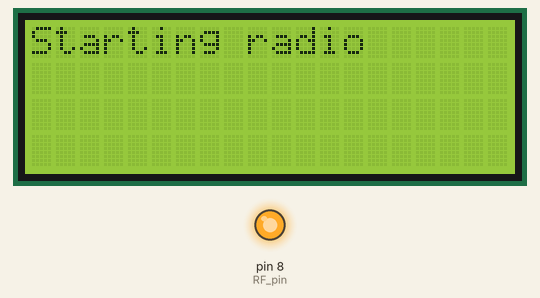
Recording of a sketch running on a simulated Arduino Uno, built with avr-gcc and run on an emulated ATmega328P. On the bench: 20×4 character LCD, output pins drawn as LEDs (lit = HIGH). What the sketch prints to the serial monitor is not drawn.

Above: at 0.6 s.
At 2.2 s:
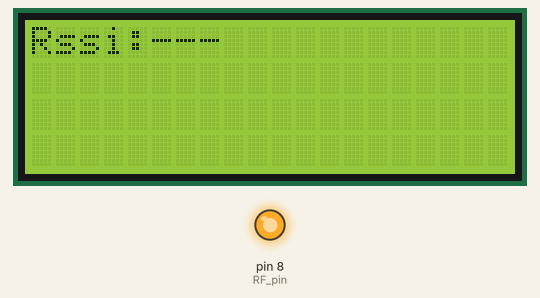
At 10.2 s:
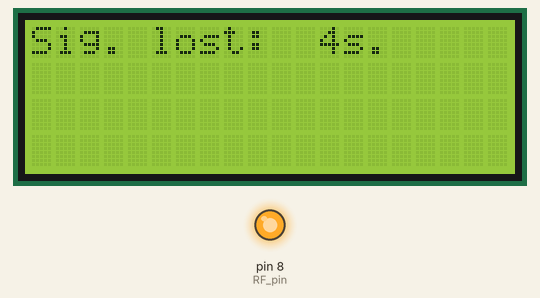
At 21.6 s:
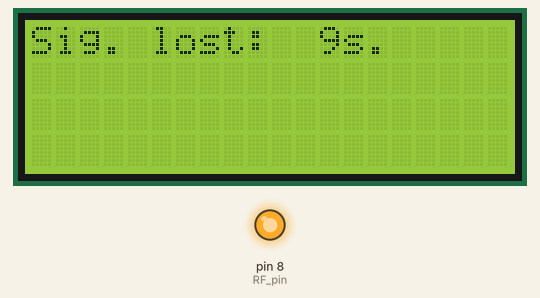
At 28.5 s:
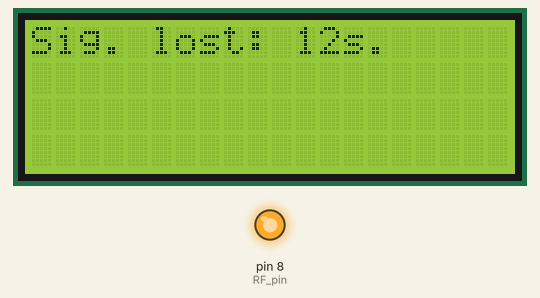
At 37.6 s:
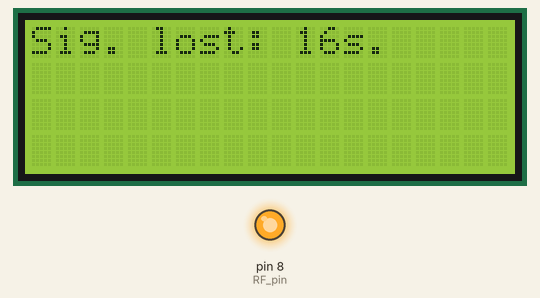

Measured:
- what the display in image 1 shows lasts 5.7 s, from 2.1 s to 7.8 s
- what the display in image 2 shows lasts 2.3 s, from 10.1 s to 12.4 s

The sketch:

CisecoRangeTester.ino
```cpp
// (licence header left out)
#define DISPLAY_ROWS            4
#define DISPLAY_COLUMNS         20

////////////////////////////////////////////////////////////
//     I2C Liquid Crystal LCD Screen stuff
//
// This sketch uses F Malpartida's NewLiquidCrystal library.
// Obtain from:
// https://bitbucket.org/fmalpartida/new-liquidcrystal
//
////////////////////////////////////////////////////////////
#include <Wire.h>
#include <LCD.h>
#include <LiquidCrystal_I2C.h>

// Default SainSmart I2C display address is 0x3F. If you are not sure use I2cScanner
// to find the address of your own display: http://playground.arduino.cc/Main/I2cScanner

#define DISPLAY_I2C_ADDR        0x3F

// Following constants describe PCF8574 I2C IO expander wiring to the LCD display.
// DO NOT MODIFY unless you know what you are doing!
#define BACKLIGHT_PIN     3
#define En_pin  2
#define Rw_pin  1
#define Rs_pin  0
#define D4_pin  4
#define D5_pin  5
#define D6_pin  6
#define D7_pin  7

LiquidCrystal_I2C lcd(DISPLAY_I2C_ADDR,En_pin,Rw_pin,Rs_pin,D4_pin,D5_pin,D6_pin,D7_pin);
////////////////////////////////////////////////////////////
//     End of I2C Liquid Crystal LCD Screen stuff
////////////////////////////////////////////////////////////


// Debug output is being written into software serial port on pin 4 (RX) and 5 (TX)
// where I have a common HC-05 Bluetooth module connected:
// http://www.ebay.at/itm/Serial-HC05-Wireless-Bluetooth-Transceiver-HostSlave-integration-CP06011-H24-/271513590642
//
// Comment label #DEBUG to remove all debugging output
#define DEBUG

////////////////////////////////////////////////////////////
/////////      BLUETOOTH LOGGER                  ///////////
////////////////////////////////////////////////////////////
#ifdef DEBUG
  #include <SoftwareSerial.h>
  #include"StreamLogger.h"
  // Software serial port speed.
  #define SS_SPEED 115200
  SoftwareSerial __btSerial( /*RX*/ 4  , /*TX*/ 5  ) ;

  // StreamLogger is a singleton class, access to its instance must be over a pointer.
  // More on singletons is on Wikipedia: http://en.wikipedia.org/wiki/Singleton_pattern
  StreamLogger *logger ;
#endif


// Ciseco RF module settings
#define RF_pin               8
#define SERIAL_PORT_SPEED    115200

// Received packet buffer
const int rf_buff_size = 48 ;
char rf_buff[rf_buff_size] ;
char *rf_buff_beg ;
char *rf_buff_end ;
// SRF/XRF RSSI monitor packets are 12 characters long, so ideal read block size is 12
const int rf_read_block_size = 12 ;

// Array to count average RSSI
const int avg_buff_size = 20 ;
int avg_rssi_buff[avg_buff_size] ;
int avg_buff_pos = 0 ;
int cnt = 0 ;
long avg_sum = 0 ;

// Received packet buffer
const int bar_size = 16 ;
char bar[bar_size +1] ;

// Print buffer
char buffer [32] ;

long rssi ;

// Lost packets counter
int lost = 0 ;

////////////////////////////////////////////////////////////
/////////           S E T U P                    ///////////
////////////////////////////////////////////////////////////

void setup()
{
  for ( int i = 0 ; i < avg_buff_size ; i++ ) {
    avg_rssi_buff[i] = NULL ;               // reset array of last measured rssi values
  }
  bar[bar_size] = 0 ;                        // string 0 termination character

  rf_buff_beg = rf_buff_end = rf_buff ;

  Serial.begin( SERIAL_PORT_SPEED );         // start the serial port at 115200 baud (correct for XinoRF and RFu, if using XRF + Arduino you might need 9600)
  // This check is only needed on the Leonardo:
  while (!Serial) {
    ; // Wait for serial port to connect. Needed for Leonardo only
  }
  Serial.print("Serial initialized "); Serial.println( SERIAL_PORT_SPEED );

  // DEBUG over Bluetooth stuff
#ifdef DEBUG
  logger = StreamLogger::getInstance() ;
  __btSerial.begin( SS_SPEED ) ;
  logger->setStream ( &__btSerial ) ;
  logger->println ( "Bluetooth initialized" ) ;
#endif

  lcd.begin (DISPLAY_COLUMNS , DISPLAY_ROWS ) ;    //  Initialize LCD screen
  // Switch on the backlight
  lcd.setBacklightPin(BACKLIGHT_PIN,POSITIVE);
  lcd.setBacklight(HIGH);
  lcd.home (); // go home

  lcd.setCursor (0,0);
  lcd.print("Starting radio");
  delay( 500 ) ;

  pinMode(RF_pin, OUTPUT);              // initialize pin 8 to control the radio
  digitalWrite(RF_pin, HIGH);           // Enable Radio
  delay( 500 ) ;

  Serial.flush();
}

////////////////////////////////////////////////////////////
/////////           L O O P                      ///////////
////////////////////////////////////////////////////////////


void loop()
{
  Serial.print( "aMMRSSI-----" ) ;
  int found = false ;
  do {
    if ( findPacketBegining ( "aSSRSSIS-" ) == NULL ) {                      // Read expected packet prefix "aSSRSSIS-"
#ifdef DEBUG
    logger->println() ;
#endif
      break ;
    } // if found packet prefix

    // Read RSSI value
    if ( rf_buff_end - rf_buff_beg < 3 ) {
      if ( readRf ( 3 ) < 3 ) {
        break ;
      }
    }
    // Reset number of lost packets in row counter
    lost = 0 ;

    char atol_buff[4] ;                                   // prepare NULL terminated buffer for atol
    atol_buff[3] = 0;
    memcpy(atol_buff , rf_buff_beg , 3 * sizeof(char) ) ;
    rssi = atol( atol_buff ) ;                          // Packet example: aSSRSSIS-047 - RSSI value starts on index 9 of the buffer */
    rf_buff_beg += 3 ;
    found = true ;
    avg_rssi_buff[avg_buff_pos++] = rssi ;

    // Count average RSSI
    cnt = 0 ;
    avg_sum = 0 ;
    for ( int i = 0 ; i <  avg_buff_size ; i++ ) {
      if ( avg_rssi_buff[i] == NULL ) {
        continue ;
      }
      cnt++ ;
      avg_sum += avg_rssi_buff[i] ;
    } // for
  } while ( false ) ;

  // IF not found
  if ( !found ) {
    lost++ ;
    avg_rssi_buff[avg_buff_pos++] = NULL ;
  }

#ifdef DEBUG
  // Print average RSSI array to console
//  for ( int i = 0 ; i <  avg_buff_size ; i++ ) {
//    sprintf( buffer , "%2i, " , avg_rssi_buff[i] ) ;
//    logger->print( buffer ) ;
//  } // for
//  logger->println() ;
#endif

  // Print RSSI, Average RSSI
  if ( lost == 0 ) {
    if (cnt > (avg_buff_size / 2) ) {
      sprintf( buffer , "Rssi:%3ld Avg:%3ld" , rssi , avg_sum / cnt ) ;
    } else {
      sprintf( buffer , "Rssi:%3ld        " , rssi ) ;
    }
  } else if ( lost < 6) {
    if (cnt > (avg_buff_size / 2) ) {
      sprintf( buffer , "Rssi:--- Avg:%3ld" , avg_sum / cnt ) ;
    } else {
      sprintf( buffer , "Rssi:---         " ) ;
    }
  } else {
    sprintf( buffer , "Sig. lost:%3ds. " , lost / 2 > 999 ? 999 : lost / 2 ) ;
  }
  lcd.setCursor ( 0 , 0 ) ;
  lcd.print( buffer ) ;

  // Render received packet bar
  // j is index through packet bar from 0 to its end
  // i is index through average rssi array, it is going from current position backwards
  for ( int j = 0 , i = (avg_buff_pos - 1) ; (j < bar_size) && (i != avg_buff_pos) ; j++ , i-- ) {
    if ( i <= 0 ) {                    // When i points to first average RSSI array element (index zero), change it to the last one
     i = avg_buff_size - 1 ;
    }

    if( avg_rssi_buff[i] == NULL ) {
      bar[j] = ' ' ;
    } else {
      bar[j] = '-' ;
    }

  } // for

  // Print signal bar
  lcd.setCursor ( 0 , 1 ) ;
  lcd.print( bar ) ;

  if ( avg_buff_pos == avg_buff_size ) {
    avg_buff_pos = 0 ;
  }

  delay (100) ;
}


// When the prefix found, function returns a pointer to a character right after
// the last character of the prefix, otherwise it returns null.
//
// Function reads data in blocks, so it is possible that there are some unprocessed
// data left at the end of rf_buff.
char* findPacketBegining ( const char *prefix ) {

  int prefixLen = strlen ( prefix ) ;

  //rf_buff_beg = rf_buff_end = rf_buff ;

  if ( prefixLen > rf_buff_size ) {
    return NULL ;
  }

  // TODO - add some meaningful exit condition
  for ( int j = 0 ; j < prefixLen * 2 ; j++  ) {
      int available_data_len = rf_buff_end - rf_buff_beg ;

    // TODO - Move this to the readRf
    // When length of available data in rf_buff in less then prefixLen, try to read additional data from radio
    // It attempts to read data 1 time(s), then the function returns -2.
    // Between retry reads it waits 10ms
    for ( int i = 0 ; (i < 1) && (prefixLen > available_data_len) ; i++) {
      available_data_len = readRf ( prefixLen  - available_data_len ) ;
      if ( prefixLen > available_data_len ) {
#ifdef DEBUG
        logger->println( "Retrying read" ) ;
#endif
        delay ( 10 ) ;
      }
    }

    if ( prefixLen > available_data_len ) {
      return NULL ;
    }

    if ( strncmp ( prefix , rf_buff_beg , prefixLen ) == 0 ) {
      return rf_buff_beg += prefixLen ;
    }
    rf_buff_beg++ ;
  } // for

  return NULL ;
}

void lShiftRfBuff() {

  char *i ;
  for ( i = rf_buff ; rf_buff_beg < rf_buff_end ; i++ , rf_buff_beg++ ){
    *i = *rf_buff_beg ;
  }
  rf_buff_end = i ;
  rf_buff_beg = rf_buff ;

#ifdef DEBUG
      logger->println() ;
#endif

}

int readRf( int bytes ) {

  // Count amount of blocks to read
  int to_read_bytes = bytes / rf_read_block_size ;
  to_read_bytes += bytes % rf_read_block_size == 0 ? 0 : 1 ;
  // Multiply number of blocks by block size
  to_read_bytes *= rf_read_block_size ;

  // Check if there is enough space left at the end of buffer
  if ( (rf_buff + rf_buff_size) - rf_buff_end  < to_read_bytes ) {
    // If not shift valid data in buffer to left
    lShiftRfBuff() ;

    // Check if there is enough space left after the left shift
    if ( (rf_buff + rf_buff_size) - rf_buff_end  < to_read_bytes ) {
      // Out of buffer ;
#ifdef DEBUG
      sprintf( buffer , "\nBuffer[%i] is too small to read additional %i bytes\n" , rf_buff_size , to_read_bytes ) ;
      logger->print( buffer ) ;
#endif
      return -1 ;
    }
  }

#ifdef DEBUG
  char *prev = rf_buff_end ;
#endif
  // Read radio and increase rf_buff_end by actually read amount of data
  rf_buff_end += Serial.readBytes( rf_buff_end , to_read_bytes ) ;

#ifdef DEBUG
  memcpy ( buffer, prev, (rf_buff_end - prev) * sizeof(char) ) ;
  buffer[rf_buff_end - prev] = 0 ;
  logger->print( buffer ) ;
#endif

  // Return amount of available data in rf_buff
  return ( rf_buff_end - rf_buff_beg ) ;
}
```

StreamLogger.cpp
```cpp
#include "StreamLogger.h"

StreamLogger* StreamLogger::_instance = NULL ;

StreamLogger*	StreamLogger::getInstance() {
	if ( _instance == NULL ) {
		_instance = new StreamLogger() ;
	}
	return _instance ;
}
```

StreamLogger.h
```cpp
#ifndef __StreamLogger_h__
#define __StreamLogger_h__

#include <stdio.h> // for size_t
#include <Stream.h>
#include <Arduino.h>

class StreamLogger {
	private:
		static StreamLogger *_instance ;
		Stream *_stream ;

	private:
		StreamLogger () : _stream( &Serial ) {}

	public:
		static	StreamLogger* getInstance() ;
		void	setStream ( Stream *stream )			{ _stream = stream ; }
		size_t	print(const __FlashStringHelper *s )	{ _stream->print( s )  ; }
		size_t	print(const String &s )					{ _stream->print( s )  ; }
		size_t	rint(const char s[] )					{ _stream->print( s )  ; }
		size_t	print(char s )							{ _stream->print( s )  ; }
		size_t	print(unsigned char s, int i = DEC)		{ _stream->print( s , i )  ; }
		size_t	print(int s, int i = DEC)				{ _stream->print( s , i )  ; }
		size_t	print(unsigned int s, int i = DEC)		{ _stream->print( s , i )  ; }
		size_t	print(long s, int i = DEC)				{ _stream->print( s , i )  ; }
		size_t	print(unsigned long s, int i = DEC)		{ _stream->print( s , i )  ; }
		size_t	print(double s, int i = 2)				{ _stream->print( s , i )  ; }
		size_t	print(const Printable &s)				{ _stream->print( s )  ; }

		size_t println(const __FlashStringHelper *s )	{ _stream->println( s )  ; }
		size_t println(const String &s )				{ _stream->println( s )  ; }
		size_t println(const char s[] )					{ _stream->println( s )  ; }
		size_t println(char s )							{ _stream->println( s )  ; }
		size_t println(unsigned char s, int i = DEC)	{ _stream->println( s , i )  ; }
		size_t println(int s, int i = DEC)				{ _stream->println( s , i )  ; }
		size_t println(unsigned int s, int i = DEC)		{ _stream->println( s , i )  ; }
		size_t println(long s, int i = DEC)				{ _stream->println( s , i )  ; }
		size_t println(unsigned long s, int i = DEC)	{ _stream->println( s , i )  ; }
		size_t println(double s, int i = 2)				{ _stream->println( s , i )  ; }
		size_t println(const Printable &s)				{ _stream->println( s )  ; }
		size_t println(void)							{ _stream->println()  ; }

};
#endif
```
